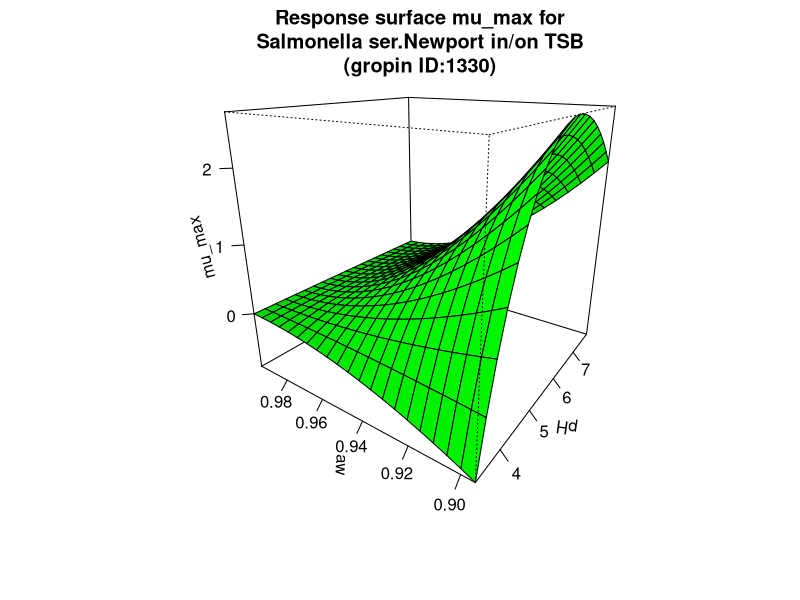

Generate this figure with R:
#############################
# start of Parameter script
#############################
pH <- seq(3.3033,7.79220779220779,length.out=21)
aw <- seq(0.894894,0.996003996003996,length.out=21)
#############################
# end of Parameter script
#############################
############################# 
# start of Model script Gropin ID 1330 
#############################
 
# constant coefficients for this model
 
variables <- data.frame(pH,aw)
argumentsPar <- expand.grid(variables)
 
# heart of the model
response_surface <- function(pH,aw) {
   mumax <-2.139*((pH-9.71)*(pH-3.58)/((6.02-3.58)*(pH-6.02)-(6.02-9.71)*(3.58-pH)))*((aw-1)*((aw-1)^2)/((0.994-0.894)*((0.994-0.894)*(aw-0.994)-(0.994-1)*(0.994+0.894-2*aw))))

return(mumax=mumax)
} 

# output parameters
mumax <- cbind(argumentsPar,response_surface(argumentsPar['pH'],argumentsPar['aw']))
colnames(mumax) <- c(colnames(argumentsPar),'mumax')
#############################
# End of Model script
#############################
############################# 
# start of Visualisation script Gropin ID 1330 
#############################
persp(pH,aw,matrix(unlist(mumax$mumax),nrow=21),col = 'green',xlab='pH',ylab='aw',zlab='mu_max',main='Response surface mu_max for
Salmonella ser.Newport in/on TSB
(gropin ID:1330)',theta=305,phi=20,shade=0.25,ticktype = 'detailed')
#############################
# End of Visualisation script
#############################
